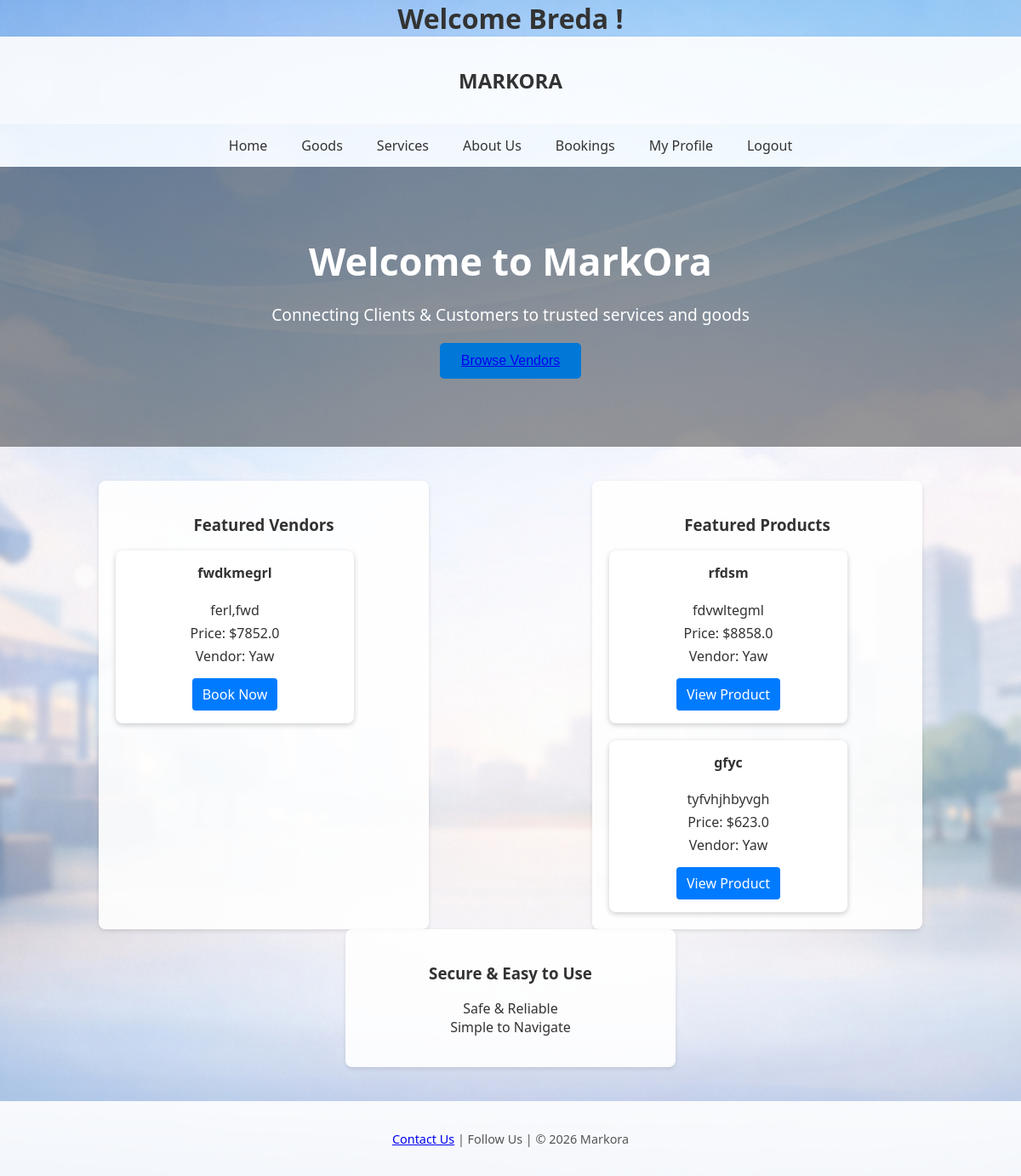
/homepage (signed in), run on the app's committed database.
### app.py (models this page shows)
class Service(db.Model):
    id = db.Column(db.Integer, primary_key=True)
    vendor_name = db.Column(db.String(100), nullable=False)
    title = db.Column(db.String(100), nullable=False)
    description = db.Column(db.String(200), nullable=False)
    price = db.Column(db.Float, nullable=False)
    image_filename = db.Column(db.String(200), nullable=True)

class Product(db.Model):
    id = db.Column(db.Integer, primary_key=True)
    vendor_name = db.Column(db.String(100), nullable=False)
    title = db.Column(db.String(100), nullable=False)
    description = db.Column(db.String(200), nullable=False)
    price = db.Column(db.Float, nullable=False)
    image_filename = db.Column(db.String(200), nullable=True)

### app.py (the view)
@app.route("/homepage")
def homepage():
    if "username" not in session:
        return redirect(url_for("login"))
    top_vendors = (
        db.session.query(Service)
        .outerjoin(
            Booking,
            db.and_(Booking.item_title == Service.title, Booking.item_type == "service")
        )
        .group_by(Service.id)
        .order_by(func.count(Booking.id).desc())
        .limit(3)
        .all()
    )
    top_products = (
        db.session.query(Product)
        .outerjoin(ProductImage)
        .group_by(Product.id)
        .order_by(func.count(ProductImage.id).desc())
        .limit(3)
        .all()
    )
    return render_template(
        "homepage.html",
        username=session["username"],
        top_vendors=top_vendors,
        top_products=top_products
    )

### templates/homepage.html (shortened to what this page needs)
<!DOCTYPE html>
<html>
<head>
    <link rel="stylesheet" href="{{ url_for('static', filename='styling.css') }}">
</head>
<body class="homepage">
    <h1 align = "center">Welcome {{ session['username'] }} !</h1>
    <header>
        <h2>MARKORA</h2>
    </header>
    <nav>
        <a href="/homepage">Home</a>
        <a href="/goods">Goods</a>
        <a href="/services">Services</a>
        <a href="/aboutus">About Us</a>
        <a href="/bookings">Bookings</a>
        <a href="{{ url_for('customer_profile') }}"> My Profile</a>
        <a href="{{ url_for('logout') }}">Logout</a>
    </nav>
    <section class="hero">
        <h1>Welcome to MarkOra</h1>
        <p>Connecting Clients & Customers to trusted services and goods</p>
        <button><a href="/vendors">Browse Vendors</a></button>
    </section>
    <section class="features">
        <div class="feature">
            <h3>Featured Vendors</h3>
            <div class="cards">
                {% for vendor in top_vendors %}
                    <div class="card">
                        <h4>{{ vendor.title }}</h4>
                        <p>{{ vendor.description }}</p>
                        <p>Price: ${{ vendor.price }}</p>
                        <p>Vendor: {{ vendor.vendor_name }}</p>
                        <a href="{{ url_for('book', service=vendor.title) }}" class="btn">Book Now</a>
                    </div>
                {% endfor %}
            </div>
        </div>
        <div class="feature">
            <h3>Featured Products</h3>
            <div class="cards">
                {% for product in top_products %}
                    <div class="card">
                        <h4>{{ product.title }}</h4>
                        <p>{{ product.description }}</p>
                        <p>Price: ${{ product.price }}</p>
                        <p>Vendor: {{ product.vendor_name }}</p>
                        <a href="{{ url_for('goods') }}" class="btn">View Product</a>
                    </div>
                {% endfor %}
            </div>
        </div>
        <div class="feature">
            <h3>Secure & Easy to Use</h3>
            <p>Safe & Reliable<br>Simple to Navigate</p>
        </div>
    </section>
    <footer>
        <p> <a href="#">Contact Us</a> | Follow Us | © 2026 Markora</p>
    </footer>
</body>
</html>

### static/styling.css (style rules this page uses)
h1 { writing-mode: horizontal-tb; text-orientation: upright; margin: 0; }
body.homepage { margin: 0; font-family: 'Segoe UI', Arial, sans-serif; background: url('homepagebg.png') no-repeat center center/cover; color: #333; }
header { background: rgba(255, 255, 255, 0.9); padding: 15px; text-align: center; box-shadow: 0 2px 5px rgba(0,0,0,0.1); }
nav { display: flex; justify-content: center; background: rgba(255, 255, 255, 0.8); backdrop-filter: blur(5px); }
nav a { color: #333; padding: 14px 20px; text-decoration: none; font-weight: 500; }
.hero { text-align: center; padding: 80px 20px; color: #fff; background: rgba(0, 0, 0, 0.4); }
.hero h1 { font-size: 2.8em; margin-bottom: 10px; }
.hero p { font-size: 1.2em; margin-bottom: 20px; }
.hero button { background-color: #0078D7; color: #fff; border: none; padding: 12px 25px; border-radius: 5px; cursor: pointer; font-size: 1em; }
.features { display: flex; justify-content: space-around; flex-wrap: wrap; margin: 40px 20px; }
.feature { background: rgba(255, 255, 255, 0.9); border-radius: 8px; width: 30%; min-width: 250px; padding: 20px; box-shadow: 0 2px 5px rgba(0,0,0,0.1); text-align: center; }
footer { background: rgba(255, 255, 255, 0.9); text-align: center; padding: 20px; font-size: 0.9em; color: #555; }
button { background: #ff7b00; color: #fff; border: none; padding: 10px 15px; border-radius: 5px; cursor: pointer; }
h2 { text-align: center; color: #333; }
.cards { display: flex; gap: 20px; flex-wrap: wrap; }
.card { background: white; border-radius: 8px; padding: 15px; box-shadow: 0 2px 6px rgba(0,0,0,0.2); width: 250px; }
.card h4 { margin-top: 0; color: #333; }
.card p { margin: 5px 0; }
.card .btn { display: inline-block; margin-top: 10px; padding: 8px 12px; background: #007BFF; color: white; text-decoration: none; border-radius: 4px; }

### data on the page
Service: title "fwdkmegrl", description "ferl,fwd", price "7852.0", vendor_name "Yaw"
Product: title "rfdsm", description "fdvwltegml", price "8858.0", vendor_name "Yaw"
Product: title "gfyc", description "tyfvhjhbyvgh", price "623.0", vendor_name "Yaw"

### other printed values
{{ session['username'] }} "Breda"
